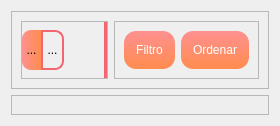
            <widget class="QWidget" name="history">
             <layout class="QVBoxLayout" name="verticalLayout_18">
              <item>
               <widget class="QFrame" name="frame_29">
                <property name="maximumSize">
                 <size>
                  <width>16777215</width>
                  <height>80</height>
                 </size>
                </property>
                <property name="frameShape">
                 <enum>QFrame::StyledPanel</enum>
                </property>
                <property name="frameShadow">
                 <enum>QFrame::Raised</enum>
                </property>
                <layout class="QHBoxLayout" name="horizontalLayout_19">
                 <item>
                  <widget class="QFrame" name="frame_31">
                   <property name="frameShape">
                    <enum>QFrame::StyledPanel</enum>
                   </property>
                   <property name="frameShadow">
                    <enum>QFrame::Raised</enum>
                   </property>
                   <layout class="QHBoxLayout" name="horizontalLayout_20">
                    <property name="spacing">
                     <number>0</number>
                    </property>
                    <property name="leftMargin">
                     <number>0</number>
                    </property>
                    <property name="topMargin">
                     <number>0</number>
                    </property>
                    <property name="rightMargin">
                     <number>0</number>
                    </property>
                    <property name="bottomMargin">
                     <number>0</number>
                    </property>
                    <item>
                     <widget class="QToolButton" name="btn_history">
                      <property name="sizePolicy">
                       <sizepolicy hsizetype="Expanding" vsizetype="Expanding">
                        <horstretch>0</horstretch>
                        <verstretch>0</verstretch>
                       </sizepolicy>
                      </property>
                      <property name="maximumSize">
                       <size>
                        <width>16777215</width>
                        <height>40</height>
                       </size>
                      </property>
                      <property name="styleSheet">
                       <string notr="true">#btn_history {
background-color: qlineargradient(spread:pad, x1:0, y1:0.517, x2:1, y2:0.505682, stop:0 rgba(254, 144, 144, 255), stop:1 rgba(255, 140, 78, 255));
border: none;
border-top-left-radius: 9px;
border-bottom-left-radius: 9px;
}</string>
                      </property>
                      <property name="text">
                       <string>...</string>
                      </property>
                      <property name="icon">
                       <iconset>
                        <normaloff>../icons/buttons options/icons_fill/history_fill.svg</normaloff>../icons/buttons options/icons_fill/history_fill.svg</iconset>
                      </property>
                      <property name="iconSize">
                       <size>
                        <width>25</width>
                        <height>25</height>
                       </size>
                      </property>
                     </widget>
                    </item>
                    <item>
                     <widget class="QToolButton" name="btn_favorites">
                      <property name="sizePolicy">
                       <sizepolicy hsizetype="Expanding" vsizetype="Expanding">
                        <horstretch>0</horstretch>
                        <verstretch>0</verstretch>
                       </sizepolicy>
                      </property>
                      <property name="maximumSize">
                       <size>
                        <width>16777215</width>
                        <height>40</height>
                       </size>
                      </property>
                      <property name="styleSheet">
                       <string notr="true">#btn_favorites {
border: 2px solid rgb(242, 102, 116);
border-top-right-radius: 9px;
border-bottom-right-radius: 9px;
}</string>
                      </property>
                      <property name="text">
                       <string>...</string>
                      </property>
                      <property name="icon">
                       <iconset>
                        <normaloff>../icons/buttons options/favorite.svg</normaloff>../icons/buttons options/favorite.svg</iconset>
                      </property>
                      <property name="iconSize">
                       <size>
                        <width>25</width>
                        <height>25</height>
                       </size>
                      </property>
                     </widget>
                    </item>
                    <item>
                     <spacer name="horizontalSpacer_3">
                      <property name="orientation">
                       <enum>Qt::Horizontal</enum>
                      </property>
                      <property name="sizeHint" stdset="0">
                       <size>
                        <width>40</width>
                        <height>20</height>
                       </size>
                      </property>
                     </spacer>
                    </item>
                    <item>
                     <widget class="Line" name="line_2">
                      <property name="styleSheet">
                       <string notr="true">#line_2 {
border: none;
background-color: rgb(242, 102, 116);
}</string>
                      </property>
                      <property name="orientation">
                       <enum>Qt::Vertical</enum>
                      </property>
                     </widget>
                    </item>
                   </layout>
                  </widget>
                 </item>
                 <item>
                  <widget class="QFrame" name="frame_32">
                   <property name="maximumSize">
                    <size>
                     <width>222</width>
                     <height>16777215</height>
                    </size>
                   </property>
                   <property name="styleSheet">
                    <string notr="true">QPushButton {
border: none;
background-color: qlineargradient(spread:pad, x1:0.5, y1:0, x2:0.523, y2:1, stop:0 rgba(254, 144, 144, 255), stop:1 rgba(255, 140, 78, 255));
border-radius: 12px;
color: white;
padding: 12px;
}</string>
                   </property>
                   <property name="frameShape">
                    <enum>QFrame::StyledPanel</enum>
                   </property>
                   <property name="frameShadow">
                    <enum>QFrame::Raised</enum>
                   </property>
                   <layout class="QHBoxLayout" name="horizontalLayout_21">
                    <item>
                     <widget class="QPushButton" name="pushButton_3">
                      <property name="sizePolicy">
                       <sizepolicy hsizetype="Minimum" vsizetype="Expanding">
                        <horstretch>0</horstretch>
                        <verstretch>0</verstretch>
                       </sizepolicy>
                      </property>
                      <property name="maximumSize">
                       <size>
                        <width>16777215</width>
                        <height>38</height>
                       </size>
                      </property>
                      <property name="text">
                       <string>Filtro</string>
                      </property>
                      <property name="icon">
                       <iconset>
                        <normaloff>../icons/buttons options/filter.svg</normaloff>../icons/buttons options/filter.svg</iconset>
                      </property>
                     </widget>
                    </item>
                    <item>
                     <widget class="QPushButton" name="pushButton_4">
                      <property name="sizePolicy">
                       <sizepolicy hsizetype="Minimum" vsizetype="Expanding">
                        <horstretch>0</horstretch>
                        <verstretch>0</verstretch>
                       </sizepolicy>
                      </property>
                      <property name="maximumSize">
                       <size>
                        <width>16777215</width>
                        <height>38</height>
                       </size>
                      </property>
                      <property name="text">
                       <string>Ordenar</string>
                      </property>
                      <property name="icon">
                       <iconset>
                        <normaloff>../icons/buttons options/order.svg</normaloff>../icons/buttons options/order.svg</iconset>
                      </property>
                     </widget>
                    </item>
                   </layout>
                  </widget>
                 </item>
                </layout>
               </widget>
              </item>
              <item>
               <widget class="QFrame" name="frame_30">
                <property name="frameShape">
                 <enum>QFrame::StyledPanel</enum>
                </property>
                <property name="frameShadow">
                 <enum>QFrame::Raised</enum>
                </property>
                <layout class="QHBoxLayout" name="horizontalLayout_22">
                 <property name="spacing">
                  <number>0</number>
                 </property>
                 <property name="leftMargin">
                  <number>0</number>
                 </property>
                 <property name="topMargin">
                  <number>0</number>
                 </property>
                 <property name="rightMargin">
                  <number>0</number>
                 </property>
                 <property name="bottomMargin">
                  <number>0</number>
                 </property>
                 <item>
                  <widget class="QStackedWidget" name="pages_history">
                   <widget class="QWidget" name="page_history">
                    <property name="styleSheet">
                     <string notr="true">#page_history {
background-color: rgb(238, 238, 238);
border-radius: 10px;
}</string>
                    </property>
                    <layout class="QVBoxLayout" name="verticalLayout_20"/>
                   </widget>
                   <widget class="QWidget" name="page_favorites">
                    <property name="styleSheet">
                     <string notr="true">#page_favorites {
	background-color: rgb(238, 238, 238);
border-radius: 10px;
}</string>
                    </property>
                    <layout class="QVBoxLayout" name="verticalLayout_19"/>
                   </widget>
                  </widget>
                 </item>
                </layout>
               </widget>
              </item>
             </layout>
            </widget>
